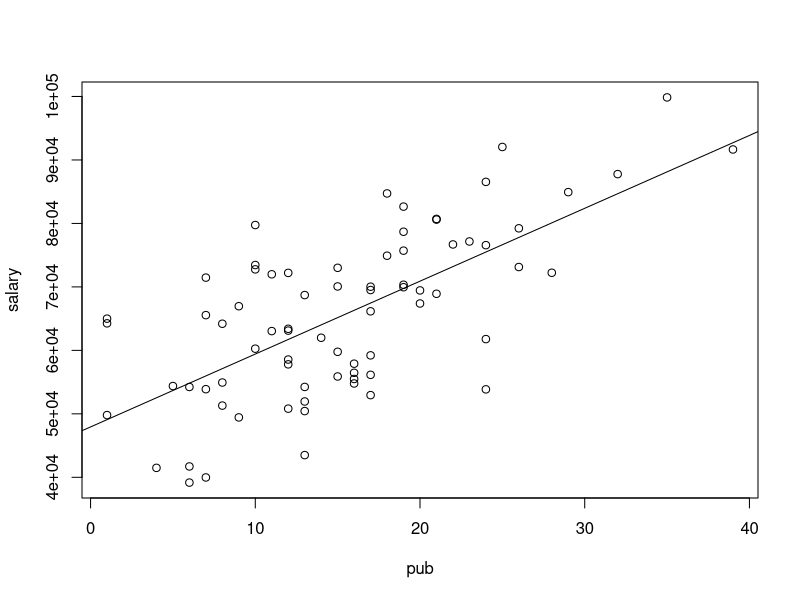
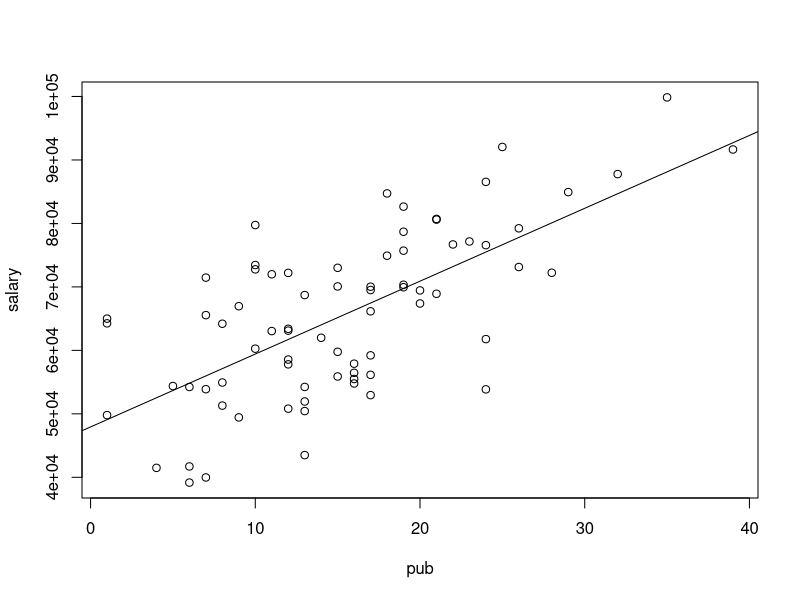
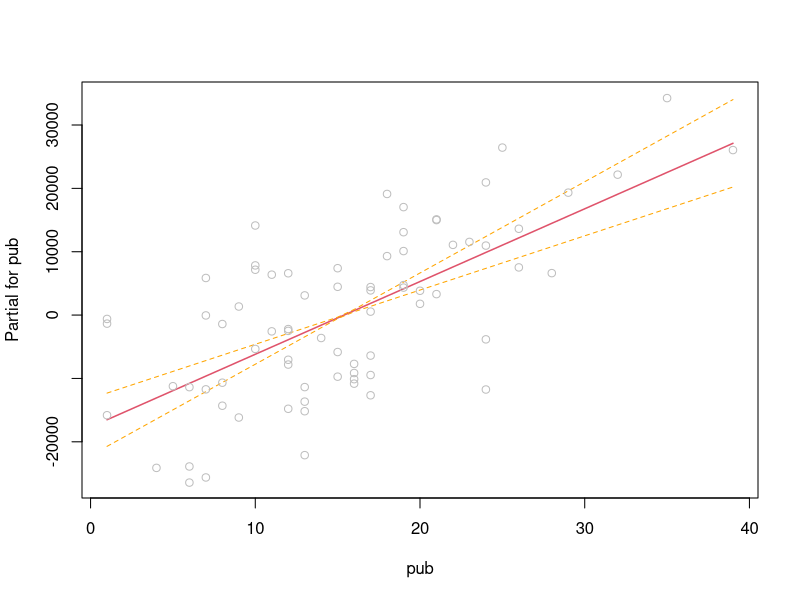
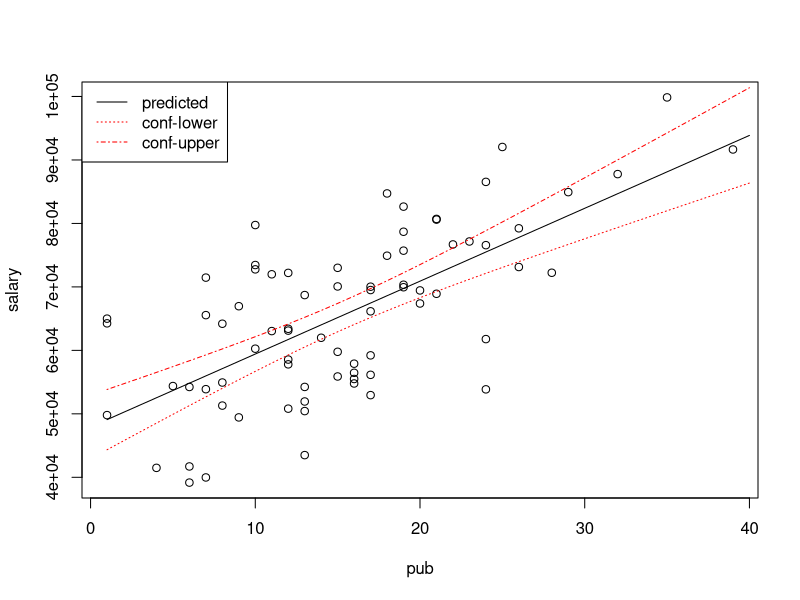
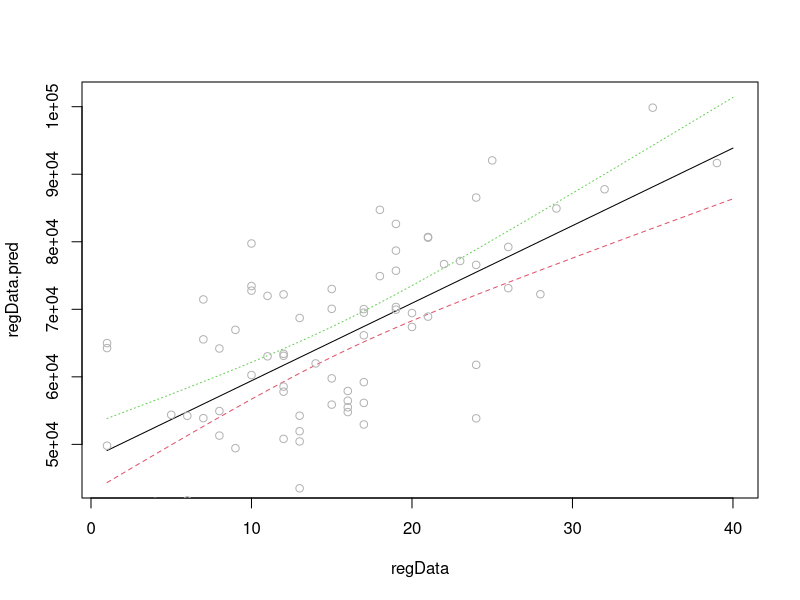
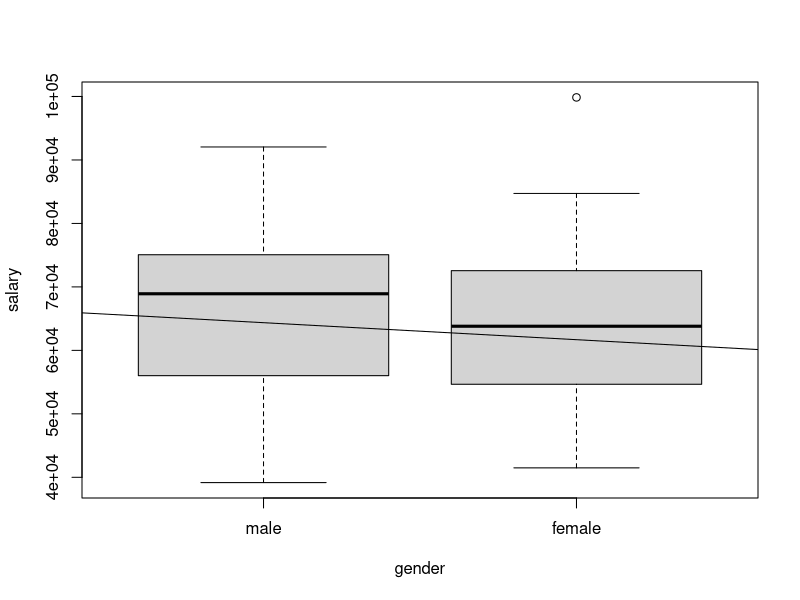
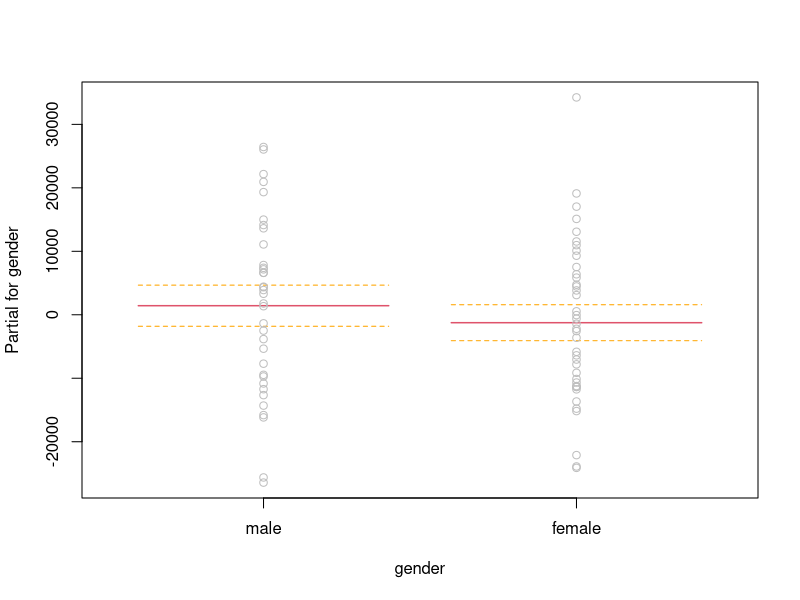
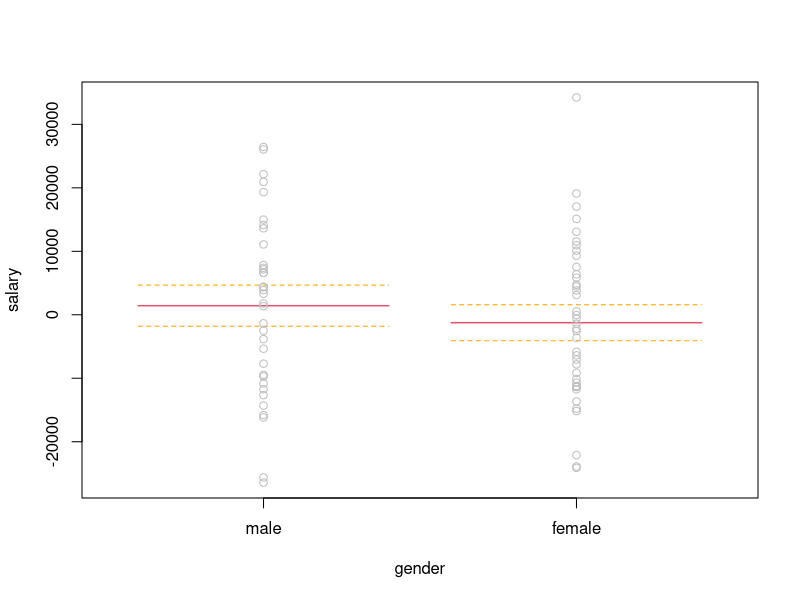

R code for these plots, in order:
## ----echo =FALSE---------------------------------------------------------
options(width = 75)

## ------------------------------------------------------------------------
# Read in data
lab4 <- read.table("salary_subset.txt", header=TRUE)
library(rockchalk)
summarize(lab4)

## ------------------------------------------------------------------------
# outcome (dependent variable) regressed on predictor (independent variable)
lm(salary ~ pub, data= lab4)

## ------------------------------------------------------------------------
# outcome (dependent variable) regressed on predictor (independent variable)
lm(salary ~ pub, data= lab4)

## ------------------------------------------------------------------------
# outcome (dependent variable) regressed on predictor (independent variable)
lm(salary ~ pub, data= lab4)

## ------------------------------------------------------------------------
mod1 <- lm(salary ~ pub, data= lab4)

## ------------------------------------------------------------------------
summary(mod1)

## ------------------------------------------------------------------------
anova(mod1)

## ------------------------------------------------------------------------
names(mod1)

## ------------------------------------------------------------------------
vcov(mod1)

## ------------------------------------------------------------------------
confint(mod1)

## ------------------------------------------------------------------------
confint(mod1, level = 0.99)

## ------------------------------------------------------------------------
predict(mod1)

## ------------------------------------------------------------------------
fitted(mod1)

## ------------------------------------------------------------------------
resid(mod1)

## ----fig.align='center'--------------------------------------------------
cor(lab4$salary, lab4$pub)
# Now make a scatterplot and add a line based on our model
plot(salary ~ pub, data= lab4) 
abline(mod1)

## ----fig.align='center'--------------------------------------------------
plot(salary ~ pub, data= lab4) 
abline(47940.4, 1148.2)  # abline(intercept, slope)

## ----fig.align='center'--------------------------------------------------
termplot(mod1, se=TRUE, partial.resid=TRUE)

## ------------------------------------------------------------------------
# Find the range of our predictor
range(lab4$pub)
# Use the range to create a 1 column data.frame covering that range
regData <- data.frame("pub" = seq(1, 40)) 
# Create a new data.frame storing predicted values
regData.pred <- predict(mod1, newdata = regData, interval = "conf")
# Bind those two data.frames together
regData <- cbind(regData, regData.pred)

## ----fig.align='center'--------------------------------------------------
plot(salary ~ pub, data= lab4)
lines(fit ~ pub, data=regData)                    #plot the predicted values
lines(lwr ~ pub, data=regData, lty=3, col="red")  #plot the lower boundary
lines(upr ~ pub, data=regData, lty=4, col="red")  #plot the upper boundary
legend("topleft", legend=c("predicted", "conf-lower", "conf-upper"),
       lty=c(1,3,4), col=c("black","red","red"))

## ----fig.align='center'--------------------------------------------------
range(lab4$pub)
regData <- data.frame("pub" = seq(1, 40)) 
regData.pred <- predict(mod1, newdata = regData, interval = "conf")
matplot(x = regData, y = regData.pred , type = "l")
points(salary ~ pub, data= lab4, col = gray(.7))

## ------------------------------------------------------------------------
head(lab4) # gender has two levels, 0 and 1
lab4$gender <- factor(lab4$gender) # turn gender into a factor
levels(lab4$gender) # look at the levels
lab4$gender <- factor(lab4$gender, label=c("male", "female")) # assign labels
summary(lab4) # check your work

## ------------------------------------------------------------------------
mod2 <- lm(salary ~ gender, data= lab4) 
contrasts(lab4$gender)

## ------------------------------------------------------------------------
summary(mod2)

## ----fig.align='center'--------------------------------------------------
plot(salary ~ gender, data = lab4)
abline(mod2)

## ----fig.align='center'--------------------------------------------------
termplot(mod2, se = T, partial.resid =T)

## ----fig.align='center'--------------------------------------------------
termplot(mod2, se = T, partial.resid =T, ylab = "salary")

## ----fig.align='center'--------------------------------------------------
plot(salary ~ gender, data = lab4)
regData <- data.frame("gender" = levels(lab4$gender))
regData.pred <- predict(mod2, newdata = regData, interval = "conf")
regData <- cbind(regData, regData.pred)

## ----eval = FALSE--------------------------------------------------------
## plot(salary ~ gender, data = lab4)
## # Predicted values
## lines( x=c(0.75, 1.25), y = c(regData$fit[1], regData$fit[1]), col="green", lwd=2)
## lines( x=c(1.75, 2.25), y = c(regData$fit[2], regData$fit[2]), col="green", lwd=2)
## # Upper values
## lines( x=c(0.85, 1.15), y = c(regData$upr[1], regData$upr[1]), col="red", lwd=2)
## lines( x=c(1.85, 2.15), y = c(regData$upr[2], regData$upr[2]), col="red", lwd=2)
## # Lower values
## lines( x=c(0.85, 1.15), y = c(regData$lwr[1], regData$lwr[1]), col="red", lwd=2)
## lines( x=c(1.85, 2.15), y = c(regData$lwr[2], regData$lwr[2]), col="red", lwd=2)

## ----echo = FALSE, fig.align='center'------------------------------------
plot(salary ~ gender, data = lab4)
lines( x=c(0.75, 1.25), y = c(regData$fit[1], regData$fit[1]), col="green", lwd=2)
lines( x=c(1.75, 2.25), y = c(regData$fit[2], regData$fit[2]), col="green", lwd=2)
lines( x=c(0.85, 1.15), y = c(regData$upr[1], regData$upr[1]), col="red", lwd=2)
lines( x=c(1.85, 2.15), y = c(regData$upr[2], regData$upr[2]), col="red", lwd=2)
lines( x=c(0.85, 1.15), y = c(regData$lwr[1], regData$lwr[1]), col="red", lwd=2)
lines( x=c(1.85, 2.15), y = c(regData$lwr[2], regData$lwr[2]), col="red", lwd=2)
